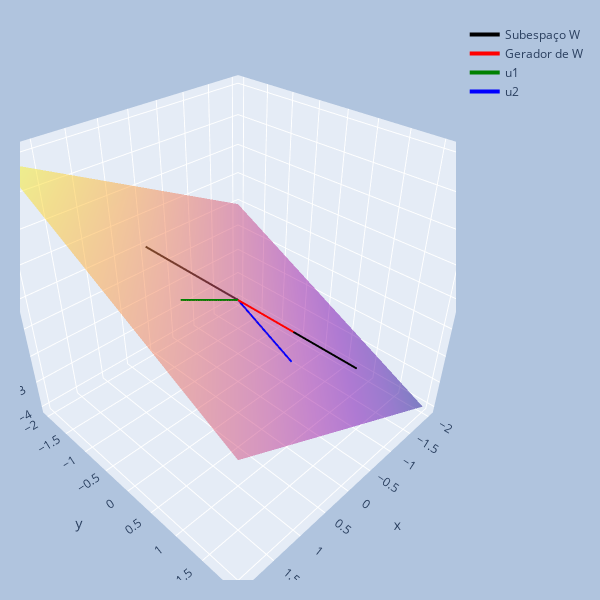

The notebook cell saved with this chart:
### Code cell
import plotly.graph_objects as go

xx, yy = np.meshgrid(range(-2,3), range(-2,3)) #-2,-1,0,1,2
zz = xx - yy

fig = go.Figure()
fig.add_trace(go.Surface(x=xx, y=yy, z=zz, opacity=0.5, showscale=False, name='Subespaço U'))

fig.add_trace(go.Scatter3d(x=[p[0], q[0]], y=[p[1], q[1]], z=[p[2], q[2]], mode='lines', line=dict(width=4, color='black'), name='Subespaço W'))
fig.add_trace(go.Scatter3d(x=[0, u[0]], y=[0, u[1]], z=[0, u[2]], mode='lines', line=dict(width=4, color='red'), name='Gerador de W'))
fig.add_trace(go.Scatter3d(x=[0, u1[0]], y=[0, u1[1]], z=[0, u1[2]], mode='lines', line=dict(width=4, color='green'), name='u1'))
fig.add_trace(go.Scatter3d(x=[0, u2[0]], y=[0, u2[1]], z=[0, u2[2]], mode='lines', line=dict(width=4, color='blue'), name='u2'))

fig.update_layout(
    scene_aspectmode='cube',
    autosize=False,
    width=600,
    height=600,
    margin=dict(
        l=20,
        r=20,
        b=20,
        t=20,
        pad=4
    ),
    paper_bgcolor="LightSteelBlue",
)

fig.show()

### Figure 1 — Plotly figure (JSON) as saved in the notebook; plotly's stock layout.template omitted (floating-point values rounded to 4 significant figures)
{"data": [{"name": "Subespaço U", "opacity": 0.5, "showscale": false, "type": "surface", "x": [[-2, -1, 0, 1, 2], [-2, -1, 0, 1, 2], [-2, -1, 0, 1, 2], [-2, -1, 0, 1, 2], [-2, -1, 0, 1, 2]], "y": [[-2, -2, -2, -2, -2], [-1, -1, -1, -1, -1], [0, 0, 0, 0, 0], [1, 1, 1, 1, 1], [2, 2, 2, 2, 2]], "z": [[0, 1, 2, 3, 4], [-1, 0, 1, 2, 3], [-2, -1, 0, 1, 2], [-3, -2, -1, 0, 1], [-4, -3, -2, -1, 0]]}, {"line": {"color": "black", "width": 4}, "mode": "lines", "name": "Subespaço W", "type": "scatter3d", "x": [0, 0], "y": [-2, 2], "z": [0, 0]}, {"line": {"color": "red", "width": 4}, "mode": "lines", "name": "Gerador de W", "type": "scatter3d", "x": [0, 0], "y": [0, 1], "z": [0, 0]}, {"line": {"color": "green", "width": 4}, "mode": "lines", "name": "u1", "type": "scatter3d", "x": [0, 1], "y": [0, 0], "z": [0, 1]}, {"line": {"color": "blue", "width": 4}, "mode": "lines", "name": "u2", "type": "scatter3d", "x": [0, 0], "y": [0, 1], "z": [0, -1]}], "layout": {"autosize": false, "height": 600, "margin": {"b": 20, "l": 20, "pad": 4, "r": 20, "t": 20}, "paper_bgcolor": "LightSteelBlue", "scene": {"aspectmode": "cube"}, "width": 600}}
